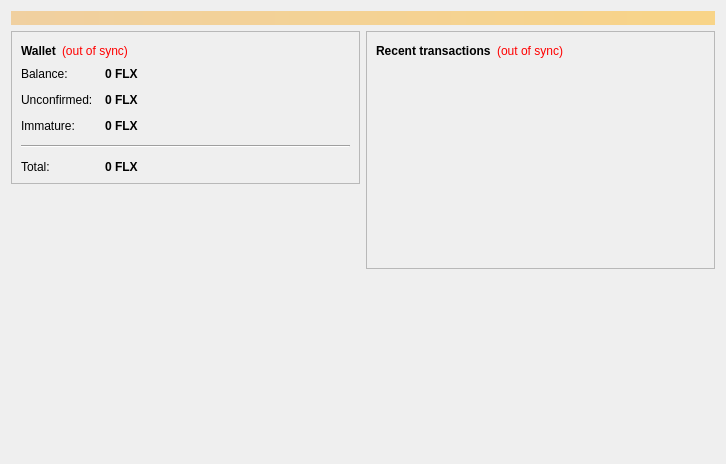
<?xml version="1.0" encoding="UTF-8"?>
<ui version="4.0">
 <class>OverviewPage</class>
 <widget class="QWidget" name="OverviewPage">
  <property name="geometry">
   <rect>
    <x>0</x>
    <y>0</y>
    <width>726</width>
    <height>464</height>
   </rect>
  </property>
  <property name="sizePolicy">
   <sizepolicy hsizetype="Maximum" vsizetype="Preferred">
    <horstretch>0</horstretch>
    <verstretch>0</verstretch>
   </sizepolicy>
  </property>
  <property name="windowTitle">
   <string>Form</string>
  </property>
  <layout class="QVBoxLayout" name="topLayout">
   <item>
    <widget class="QLabel" name="labelAlerts">
     <property name="visible">
      <bool>false</bool>
     </property>
     <property name="styleSheet">
      <string notr="true">background-color: qlineargradient(x1: 0, y1: 0, x2: 1, y2: 0, stop:0 #F0D0A0, stop:1 #F8D488); color:#000000;</string>
     </property>
     <property name="wordWrap">
      <bool>true</bool>
     </property>
     <property name="margin">
      <number>3</number>
     </property>
    </widget>
   </item>
   <item>
    <layout class="QHBoxLayout" name="horizontalLayout" stretch="0,0">
     <item>
      <layout class="QVBoxLayout" name="verticalLayout_2">
       <item>
        <widget class="QFrame" name="frame">
         <property name="sizePolicy">
          <sizepolicy hsizetype="Minimum" vsizetype="Maximum">
           <horstretch>0</horstretch>
           <verstretch>0</verstretch>
          </sizepolicy>
         </property>
         <property name="frameShape">
          <enum>QFrame::StyledPanel</enum>
         </property>
         <property name="frameShadow">
          <enum>QFrame::Raised</enum>
         </property>
         <layout class="QVBoxLayout" name="verticalLayout_4">
          <item>
           <layout class="QHBoxLayout" name="horizontalLayout_4">
            <item>
             <widget class="QLabel" name="label_5">
              <property name="font">
               <font>
                <weight>75</weight>
                <bold>true</bold>
               </font>
              </property>
              <property name="text">
               <string>Wallet</string>
              </property>
             </widget>
            </item>
            <item>
             <widget class="QLabel" name="labelWalletStatus">
              <property name="toolTip">
               <string>The displayed information may be out of date. Your wallet automatically synchronizes with the Flux network after a connection is established, but this process has not completed yet.</string>
              </property>
              <property name="styleSheet">
               <string notr="true">QLabel { color: red; }</string>
              </property>
              <property name="text">
               <string notr="true">(out of sync)</string>
              </property>
              <property name="alignment">
               <set>Qt::AlignLeading|Qt::AlignLeft|Qt::AlignVCenter</set>
              </property>
             </widget>
            </item>
            <item>
             <spacer name="horizontalSpacer_2">
              <property name="orientation">
               <enum>Qt::Horizontal</enum>
              </property>
              <property name="sizeHint" stdset="0">
               <size>
                <width>40</width>
                <height>20</height>
               </size>
              </property>
             </spacer>
            </item>
           </layout>
          </item>
          <item>
           <layout class="QFormLayout" name="formLayout_2">
            <property name="fieldGrowthPolicy">
             <enum>QFormLayout::AllNonFixedFieldsGrow</enum>
            </property>
            <property name="horizontalSpacing">
             <number>12</number>
            </property>
            <property name="verticalSpacing">
             <number>12</number>
            </property>
            <item row="0" column="0">
             <widget class="QLabel" name="label">
              <property name="text">
               <string>Balance:</string>
              </property>
             </widget>
            </item>
            <item row="0" column="1">
             <widget class="QLabel" name="labelBalance">
              <property name="font">
               <font>
                <weight>75</weight>
                <bold>true</bold>
               </font>
              </property>
              <property name="cursor">
               <cursorShape>IBeamCursor</cursorShape>
              </property>
              <property name="toolTip">
               <string>Your current balance</string>
              </property>
              <property name="text">
               <string notr="true">0 FLX</string>
              </property>
              <property name="textInteractionFlags">
               <set>Qt::LinksAccessibleByMouse|Qt::TextSelectableByKeyboard|Qt::TextSelectableByMouse</set>
              </property>
             </widget>
            </item>
            <item row="1" column="0">
             <widget class="QLabel" name="label_3">
              <property name="text">
               <string>Unconfirmed:</string>
              </property>
             </widget>
            </item>
            <item row="1" column="1">
             <widget class="QLabel" name="labelUnconfirmed">
              <property name="font">
               <font>
                <weight>75</weight>
                <bold>true</bold>
               </font>
              </property>
              <property name="cursor">
               <cursorShape>IBeamCursor</cursorShape>
              </property>
              <property name="toolTip">
               <string>Total of transactions that have yet to be confirmed, and do not yet count toward the current balance</string>
              </property>
              <property name="text">
               <string notr="true">0 FLX</string>
              </property>
              <property name="textInteractionFlags">
               <set>Qt::LinksAccessibleByMouse|Qt::TextSelectableByKeyboard|Qt::TextSelectableByMouse</set>
              </property>
             </widget>
            </item>
            <item row="2" column="0">
             <widget class="QLabel" name="labelImmatureText">
              <property name="text">
               <string>Immature:</string>
              </property>
             </widget>
            </item>
            <item row="2" column="1">
             <widget class="QLabel" name="labelImmature">
              <property name="font">
               <font>
                <weight>75</weight>
                <bold>true</bold>
               </font>
              </property>
              <property name="toolTip">
               <string>Mined balance that has not yet matured</string>
              </property>
              <property name="text">
               <string notr="true">0 FLX</string>
              </property>
              <property name="textInteractionFlags">
               <set>Qt::LinksAccessibleByMouse|Qt::TextSelectableByKeyboard|Qt::TextSelectableByMouse</set>
              </property>
             </widget>
            </item>
            <item row="3" column="0" colspan="2">
             <widget class="Line" name="line">
              <property name="orientation">
               <enum>Qt::Horizontal</enum>
              </property>
             </widget>
            </item>
            <item row="4" column="0">
             <widget class="QLabel" name="labelTotalText">
              <property name="text">
               <string>Total:</string>
              </property>
             </widget>
            </item>
            <item row="4" column="1">
             <widget class="QLabel" name="labelTotal">
              <property name="font">
               <font>
                <weight>75</weight>
                <bold>true</bold>
               </font>
              </property>
              <property name="cursor">
               <cursorShape>IBeamCursor</cursorShape>
              </property>
              <property name="toolTip">
               <string>Your current total balance</string>
              </property>
              <property name="text">
               <string notr="true">0 FLX</string>
              </property>
              <property name="textInteractionFlags">
               <set>Qt::LinksAccessibleByMouse|Qt::TextSelectableByKeyboard|Qt::TextSelectableByMouse</set>
              </property>
             </widget>
            </item>
           </layout>
          </item>
         </layout>
        </widget>
       </item>
       <item>
        <widget class="QFrame" name="frame_3">
         <property name="styleSheet">
          <string notr="true">image: url(:/icons/flux);</string>
         </property>
         <property name="frameShape">
          <enum>QFrame::NoFrame</enum>
         </property>
         <property name="frameShadow">
          <enum>QFrame::Raised</enum>
         </property>
        </widget>
       </item>
      </layout>
     </item>
     <item>
      <layout class="QVBoxLayout" name="verticalLayout_3">
       <item>
        <widget class="QFrame" name="frame_2">
         <property name="frameShape">
          <enum>QFrame::StyledPanel</enum>
         </property>
         <property name="frameShadow">
          <enum>QFrame::Raised</enum>
         </property>
         <layout class="QVBoxLayout" name="verticalLayout">
          <item>
           <layout class="QHBoxLayout" name="horizontalLayout_2">
            <item>
             <widget class="QLabel" name="label_4">
              <property name="text">
               <string>&lt;b&gt;Recent transactions&lt;/b&gt;</string>
              </property>
             </widget>
            </item>
            <item>
             <widget class="QLabel" name="labelTransactionsStatus">
              <property name="toolTip">
               <string>The displayed information may be out of date. Your wallet automatically synchronizes with the Flux network after a connection is established, but this process has not completed yet.</string>
              </property>
              <property name="styleSheet">
               <string notr="true">QLabel { color: red; }</string>
              </property>
              <property name="text">
               <string notr="true">(out of sync)</string>
              </property>
              <property name="alignment">
               <set>Qt::AlignRight|Qt::AlignTrailing|Qt::AlignVCenter</set>
              </property>
             </widget>
            </item>
            <item>
             <spacer name="horizontalSpacer">
              <property name="orientation">
               <enum>Qt::Horizontal</enum>
              </property>
              <property name="sizeHint" stdset="0">
               <size>
                <width>40</width>
                <height>20</height>
               </size>
              </property>
             </spacer>
            </item>
           </layout>
          </item>
          <item>
           <widget class="QListView" name="listTransactions">
            <property name="sizePolicy">
             <sizepolicy hsizetype="Preferred" vsizetype="Preferred">
              <horstretch>0</horstretch>
              <verstretch>0</verstretch>
             </sizepolicy>
            </property>
            <property name="styleSheet">
             <string notr="true">QListView { background: transparent; }</string>
            </property>
            <property name="frameShape">
             <enum>QFrame::NoFrame</enum>
            </property>
            <property name="verticalScrollBarPolicy">
             <enum>Qt::ScrollBarAlwaysOff</enum>
            </property>
            <property name="horizontalScrollBarPolicy">
             <enum>Qt::ScrollBarAlwaysOff</enum>
            </property>
            <property name="selectionMode">
             <enum>QAbstractItemView::NoSelection</enum>
            </property>
           </widget>
          </item>
         </layout>
        </widget>
       </item>
       <item>
        <spacer name="verticalSpacer_2">
         <property name="orientation">
          <enum>Qt::Vertical</enum>
         </property>
         <property name="sizeHint" stdset="0">
          <size>
           <width>20</width>
           <height>40</height>
          </size>
         </property>
        </spacer>
       </item>
      </layout>
     </item>
    </layout>
   </item>
  </layout>
 </widget>
 <resources>
  <include location="../flux.qrc"/>
  <include location="../../../../../Users/Sarah/.designer/flux.qrc"/>
 </resources>
 <connections/>
</ui>
